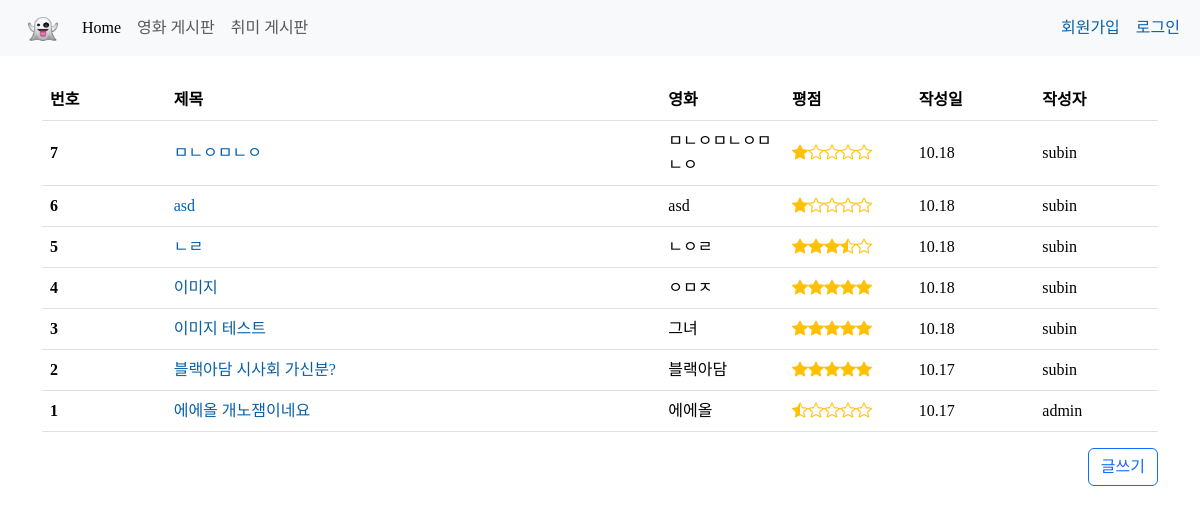
The app's page /articles/ with its own data.
### articles/models.py (models this page shows)
class Articles(models.Model):
    title = models.CharField(max_length=40)
    content = models.TextField()
    movie_name = models.CharField(max_length=80)
    grade = models.FloatField(default=1.0)
    created_at = models.DateTimeField(auto_now_add=True)
    updated_at = models.DateTimeField(auto_now=True)
    user = models.ForeignKey(get_user_model(), on_delete=models.PROTECT)
    image = ProcessedImageField(upload_to='images/', blank=True, null=True,
                                processors=[ResizeToFill(400, 300)],
                                format='JPEG', options={'quality': 90})
    like_users = models.ManyToManyField(settings.AUTH_USER_MODEL, related_name='like_articles')

### accounts/models.py (models this page shows, shortened)
class User(AbstractUser):
    followings = models.ManyToManyField('self', symmetrical=False, related_name='followers')
    class Meta(AbstractUser.Meta):
        swappable = "AUTH_USER_MODEL"

### articles/views.py (the view)
# urls.py: path("", views.index, name="index"),
def index(request):
    articles = Articles.objects.order_by("-pk")
    context = {
        "articles" : articles,
    }
    return render(request, "articles/index.html", context)

### articles/templates/articles/index.html (shortened to what this page needs)
{% extends 'base.html' %}
{% block css %}
  <link rel="stylesheet" href="https://cdn.jsdelivr.net/npm/bootstrap-icons@1.9.1/font/bootstrap-icons.css">
{% endblock css %}
{% block content %}
  <div class="container">
    <div class="pt-4">
        <table class="table table-hover">
        <thead>
            <tr>
            <th scope="col">번호</th>
            <th scope="col">제목</th>
            <th scope="col">영화</th>
            <th scope="col">평점</th>
            <th scope="col">작성일</th>
            <th scope="col">작성자</th>
            </tr>
        </thead>
        <tbody>
            {% for article in articles %}
            <tr>
                <th scope="row" class="align-middle col-md-1">{{ forloop.revcounter }}</td>
                <td class="align-middle col-md-4">
                <a href="{% url 'articles:detail' article.pk %}" class="text-decoration-none">{{ article.title }}</a>
                </td>
                <td class="align-middle col-md-1">{{ article.movie_name }}</td>
                <td class="align-middle col-md-1">
                <div class="d-flex align-items-center">
                    {% if article.grade == 0 %}
                    <div class="text-warning bi-star"></div>
                    <div class="text-warning bi-star"></div>
                    <div class="text-warning bi-star"></div>
                    <div class="text-warning bi-star"></div>
                    <div class="text-warning bi-star"></div>
                    {% elif article.grade == 0.5 %}
                    <div class="text-warning bi-star-half"></div>
                    <div class="text-warning bi-star"></div>
                    <div class="text-warning bi-star"></div>
                    <div class="text-warning bi-star"></div>
                    <div class="text-warning bi-star"></div>
                    {% elif article.grade == 1.0 %}
                    <div class="text-warning bi-star-fill"></div>
                    <div class="text-warning bi-star"></div>
                    <div class="text-warning bi-star"></div>
                    <div class="text-warning bi-star"></div>
                    <div class="text-warning bi-star"></div>
                    {% elif article.grade == 1.5 %}
                    <div class="text-warning bi-star-fill"></div>
                    <div class="text-warning bi-star-half"></div>
                    <div class="text-warning bi-star"></div>
                    <div class="text-warning bi-star"></div>
                    <div class="text-warning bi-star"></div>
                    {% elif article.grade == 2.0 %}
                    <div class="text-warning bi-star-fill"></div>
                    <div class="text-warning bi-star-fill"></div>
                    <div class="text-warning bi-star"></div>
                    <div class="text-warning bi-star"></div>
                    <div class="text-warning bi-star"></div>
                    {% elif article.grade == 2.5 %}
                    <div class="text-warning bi-star-fill"></div>
                    <div class="text-warning bi-star-fill"></div>
                    <div class="text-warning bi-star-half"></div>
                    <div class="text-warning bi-star"></div>
                    <div class="text-warning bi-star"></div>
                    {% elif article.grade == 3.0 %}
                    <div class="text-warning bi-star-fill"></div>
                    <div class="text-warning bi-star-fill"></div>
                    <div class="text-warning bi-star-fill"></div>
                    <div class="text-warning bi-star"></div>
                    <div class="text-warning bi-star"></div>
                    {% elif article.grade == 3.5 %}
                    <div class="text-warning bi-star-fill"></div>
                    <div class="text-warning bi-star-fill"></div>
                    <div class="text-warning bi-star-fill"></div>
                    <div class="text-warning bi-star-half"></div>
                    <div class="text-warning bi-star"></div>
                    {% elif article.grade == 4.0 %}
                    <div class="text-warning bi-star-fill"></div>
                    <div class="text-warning bi-star-fill"></div>
                    <div class="text-warning bi-star-fill"></div>
                    <div class="text-warning bi-star-fill"></div>
                    <div class="text-warning bi-star"></div>
                    {% elif article.grade == 4.5 %}
                    <div class="text-warning bi-star-fill"></div>
                    <div class="text-warning bi-star-fill"></div>
                    <div class="text-warning bi-star-fill"></div>
                    <div class="text-warning bi-star-fill"></div>
                    <div class="text-warning bi-star-half"></div>
                    {% elif article.grade == 5.0 %}
                    <div class="text-warning bi-star-fill"></div>
                    <div class="text-warning bi-star-fill"></div>
                    <div class="text-warning bi-star-fill"></div>
                    <div class="text-warning bi-star-fill"></div>
                    <div class="text-warning bi-star-fill"></div>
                    {% endif %}
                </div>
                </td>
                <td class="align-middle col-md-1">{{ article.created_at|date:'m.d' }}</td>
                <td class="align-middle col-md-1">{{ article.user }}</a></td>
            </tr>
            {% endfor %}
        </tbody>
        </table>
    </div>
    <div class="d-flex justify-content-end">
      <a href="{% url 'articles:create' %}">
        <button type="button" class="btn btn-outline-primary">글쓰기</button>
      </a>
    </div>
  </div>
{% endblock content %}

### static/css/styles.css (style rules this page uses)
* { font-family: 'Pretendard-Regular'; }
a { text-decoration: none; color: rgb(8, 96, 168); }

### records on screen
Articles: title "ㅁㄴㅇㅁㄴㅇ", movie_name "ㅁㄴㅇㅁㄴㅇㅁㄴㅇ", created_at "10.18", user "subin"
Articles: title "asd", movie_name "asd", created_at "10.18", user "subin"
Articles: title "ㄴㄹ", movie_name "ㄴㅇㄹ", grade 3.5 (drawn), created_at "10.18", user "subin"
Articles: title "이미지", movie_name "ㅇㅁㅈ", created_at "10.18", user "subin"
Articles: title "이미지 테스트", movie_name "그녀", created_at "10.18", user "subin"
Articles: title "블랙아담 시사회 가신분?", movie_name "블랙아담", created_at "10.17", user "subin"
Articles: title "에에올 개노잼이네요", movie_name "에에올", grade 0.5 (drawn), created_at "10.17", user "admin"
